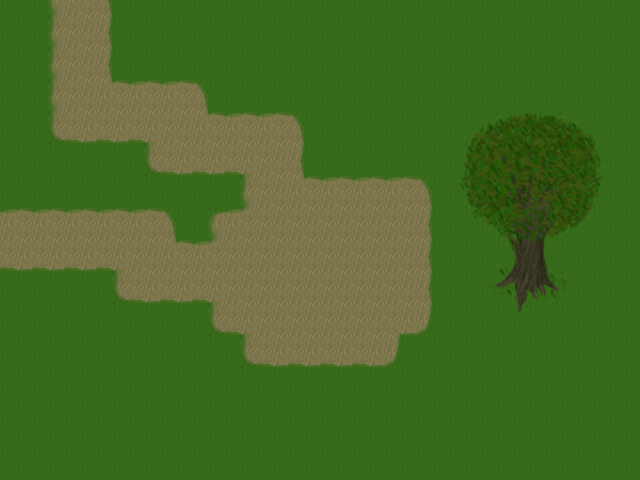

Below is a game level as drawn by its tile map, then a one-line description and the .tmx file that defines it, in full:
An orthogonal 20x15 tile map with 32x32 px tiles, 4 tile layers (ground_lowest, ground2, ground3, air1).

<map version="1.0" orientation="orthogonal" width="20" height="15" tilewidth="32" tileheight="32">
 <tileset firstgid="1" name="Test" tilewidth="32" tileheight="32">
  <image source="../graphics/tiles/test.png" width="256" height="1312" />
 </tileset>
 <layer name="ground_lowest" width="20" height="15">
  <properties>
   <property name="z" value="1" />
  </properties>
  <data encoding="csv">
1,1,11,1,1,1,1,1,1,1,1,1,1,1,1,1,1,1,1,1,
1,1,11,1,1,1,1,1,1,1,1,1,1,1,1,1,1,1,1,1,
1,1,11,1,1,1,1,1,1,1,1,1,1,1,1,1,1,1,1,1,
1,1,11,11,11,11,1,1,1,1,1,1,1,1,1,1,1,1,1,1,
1,1,1,1,1,11,11,11,11,1,1,1,1,1,1,1,1,1,1,1,
1,1,1,1,1,1,1,1,11,1,1,1,1,1,1,1,1,1,1,1,
1,1,1,1,1,1,1,1,11,11,11,11,11,1,1,1,1,1,1,1,
11,11,11,11,11,1,1,11,11,11,11,11,11,1,1,1,1,1,1,1,
1,1,1,1,11,11,11,11,11,11,11,11,11,1,1,1,1,1,1,1,
1,1,1,1,1,1,1,11,11,11,11,11,11,1,1,1,1,1,1,1,
1,1,1,1,1,1,1,1,11,11,11,11,1,1,1,1,1,1,1,1,
1,1,1,1,1,1,1,1,1,1,1,1,1,1,1,1,1,1,1,1,
1,1,1,1,1,1,1,1,1,1,1,1,1,1,1,1,1,1,1,1,
1,1,1,1,1,1,1,1,1,1,1,1,1,1,1,1,1,1,1,1,
1,1,1,1,1,1,1,1,1,1,1,1,1,1,1,1,1,1,1,1
</data>
 </layer>
 <layer name="ground2" width="20" height="15">
  <properties>
   <property name="z" value="2" />
  </properties>
  <data encoding="csv">
0,10,0,12,0,0,0,0,0,0,0,0,0,0,0,0,0,0,0,0,
0,10,0,12,0,0,0,0,0,0,0,0,0,0,0,0,0,0,0,0,
0,10,0,3,3,3,4,0,0,0,0,0,0,0,0,0,0,0,0,0,
0,10,0,0,0,0,3,3,3,4,0,0,0,0,0,0,0,0,0,0,
0,18,19,19,10,0,0,0,0,12,0,0,0,0,0,0,0,0,0,0,
0,0,0,0,18,19,19,10,0,3,3,3,3,4,0,0,0,0,0,0,
3,3,3,3,3,4,2,3,0,0,0,0,0,12,0,0,0,0,0,0,
0,0,0,0,0,3,3,0,0,0,0,0,0,12,0,0,0,0,0,0,
19,19,19,10,0,0,0,0,0,0,0,0,0,12,0,0,0,0,0,0,
0,0,0,18,19,19,10,0,0,0,0,0,0,12,0,0,0,0,0,0,
0,0,0,0,0,0,18,10,0,0,0,0,12,20,0,0,0,0,0,0,
0,0,0,0,0,0,0,18,19,19,19,19,20,0,0,0,0,0,0,0,
0,0,0,0,0,0,0,0,0,0,0,0,0,0,0,0,0,0,0,0,
0,0,0,0,0,0,0,0,0,0,0,0,0,0,0,0,0,0,0,0,
0,0,0,0,0,0,0,0,0,0,0,0,0,0,0,0,0,0,0,0
</data>
 </layer>
 <layer name="ground3" width="20" height="15">
  <properties>
   <property name="z" value="3" />
  </properties>
  <data encoding="csv">
0,0,0,0,0,0,0,0,0,0,0,0,0,0,0,0,0,0,0,0,
0,0,0,0,0,0,0,0,0,0,0,0,0,0,0,0,0,0,0,0,
0,0,0,12,0,0,0,0,0,0,0,0,0,0,0,0,0,0,0,0,
0,0,0,0,0,0,12,0,0,0,0,0,0,0,0,0,0,0,0,0,
0,0,0,0,19,0,0,0,0,0,0,0,0,0,0,0,0,0,0,0,
0,0,0,0,0,0,0,19,0,12,0,0,0,0,0,0,0,0,0,0,
0,0,0,0,0,0,0,10,0,0,0,0,0,0,0,0,0,0,0,0,
0,0,0,0,0,12,10,0,0,0,0,0,0,0,0,0,0,0,0,0,
0,0,0,19,0,0,0,0,0,0,0,0,0,0,0,98,99,100,0,0,
0,0,0,0,0,0,19,0,0,0,0,0,0,0,0,106,107,108,0,0,
0,0,0,0,0,0,0,19,0,0,0,0,19,0,0,0,0,0,0,0,
0,0,0,0,0,0,0,0,0,0,0,0,0,0,0,0,0,0,0,0,
0,0,0,0,0,0,0,0,0,0,0,0,0,0,0,0,0,0,0,0,
0,0,0,0,0,0,0,0,0,0,0,0,0,0,0,0,0,0,0,0,
0,0,0,0,0,0,0,0,0,0,0,0,0,0,0,0,0,0,0,0
</data>
 </layer>
 <layer name="air1" width="20" height="15">
  <properties>
   <property name="z" value="400" />
  </properties>
  <data encoding="csv">
0,0,0,0,0,0,0,0,0,0,0,0,0,0,0,0,0,0,0,0,
0,0,0,0,0,0,0,0,0,0,0,0,0,0,0,0,0,0,0,0,
0,0,0,0,0,0,0,0,0,0,0,0,0,0,0,0,0,0,0,0,
0,0,0,0,0,0,0,0,0,0,0,0,0,0,57,58,59,60,61,0,
0,0,0,0,0,0,0,0,0,0,0,0,0,0,65,66,67,68,69,0,
0,0,0,0,0,0,0,0,0,0,0,0,0,0,73,74,75,76,77,0,
0,0,0,0,0,0,0,0,0,0,0,0,0,0,81,82,83,84,85,0,
0,0,0,0,0,0,0,0,0,0,0,0,0,0,89,90,91,92,93,0,
0,0,0,0,0,0,0,0,0,0,0,0,0,0,0,0,0,0,0,0,
0,0,0,0,0,0,0,0,0,0,0,0,0,0,0,0,0,0,0,0,
0,0,0,0,0,0,0,0,0,0,0,0,0,0,0,0,0,0,0,0,
0,0,0,0,0,0,0,0,0,0,0,0,0,0,0,0,0,0,0,0,
0,0,0,0,0,0,0,0,0,0,0,0,0,0,0,0,0,0,0,0,
0,0,0,0,0,0,0,0,0,0,0,0,0,0,0,0,0,0,0,0,
0,0,0,0,0,0,0,0,0,0,0,0,0,0,0,0,0,0,0,0
</data>
 </layer>
</map>